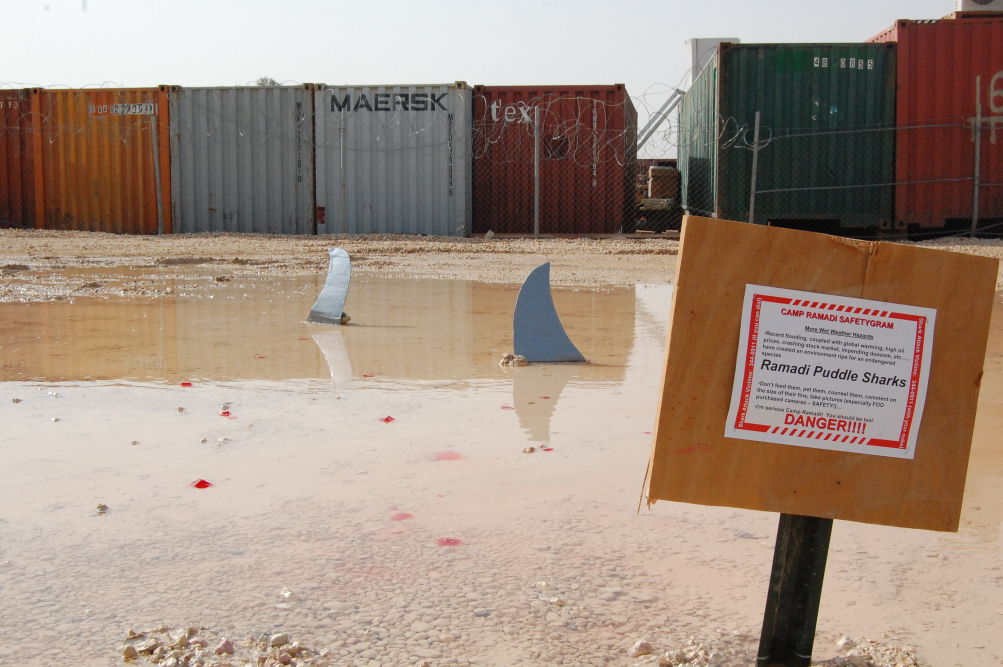
#> input picture IS305 - Scripting for Automation/Code/Demos/Ramadi_Puddle_Sharks_GroundLvl.jpg, 3008 x 2000 px (shown at 1/3 size)
$ python Mod_10_Demo2.py
#> lines starting #> are read from the running program, lines starting #| are printed output that depends on the picture
from PIL import Image

def main():
    # Open the image and set the width and height variables
    image = Image.open("Ramadi_Puddle_Sharks_GroundLvl.jpg")
#> image is the input picture: PIL image 3008x2000 RGB; mean R, G, B 162.3, 143.2, 129.6
    width, height = image.size
#> width = 3008; height = 2000

    # Convert to Greyscale
    grayScaleImg = image.convert('L')
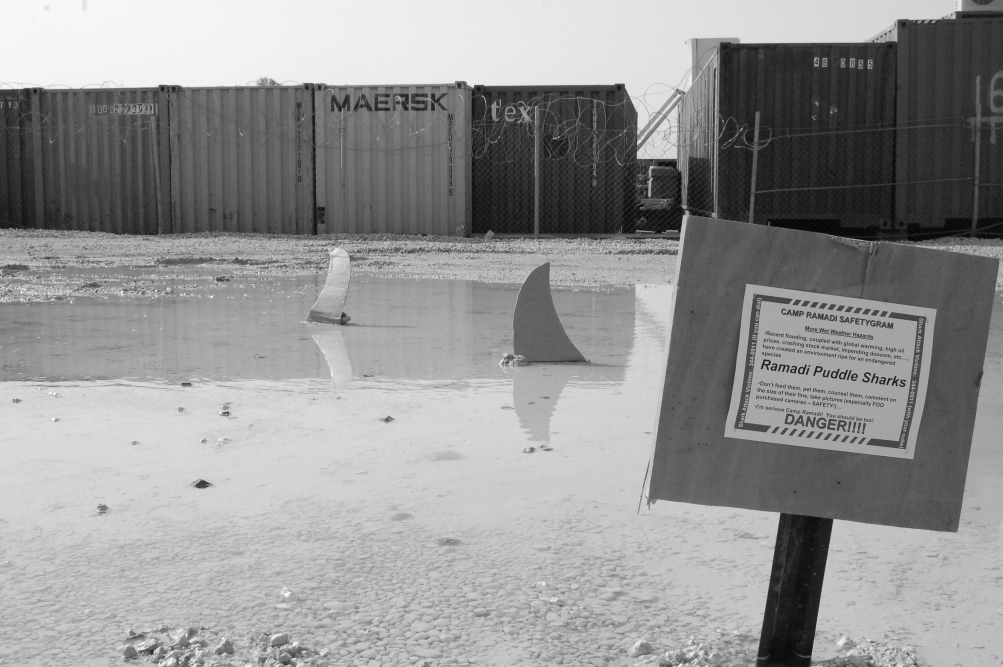
#> grayScaleImg: PIL image 3008x2000 L (shown at 1/3 size); min 2, max 255, mean 147.3

    # Resize to half the images original size
    resizedImg = grayScaleImg.resize((int(grayScaleImg.width / 2), int(grayScaleImg.height / 2)))

    # Save the resized and greyed out image
    resizedImg.save("smallGrayImg.jpg")

    # Let the user know the process is done
    print("Process completed, please see file named smallGrayImg.jpg")

main()

$ run again, with IS302/ORIGINAL HTML CODE FOR SITE CONVERSION/IS300Fall2022-IS300Portfolio/CPhoto.jpg copied over IS305 - Scripting for Automation/Code/Demos/Ramadi_Puddle_Sharks_GroundLvl.jpg
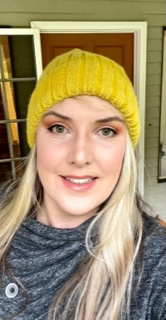
#> input picture IS302/ORIGINAL HTML CODE FOR SITE CONVERSION/IS300Fall2022-IS300Portfolio/CPhoto.jpg, 166 x 320 px
#> in main, image is the input picture: PIL image 166x320 RGB; mean R, G, B 157.1, 140, 104.3
#> in main, `grayScaleImg = image.convert('L')`:
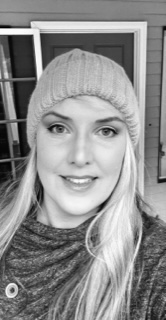
#> grayScaleImg: PIL image 166x320 L; min 1, max 253, mean 141
#> in main, `resizedImg = grayScaleImg.resize((int(grayScaleImg.width / 2), int(gra..`:
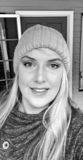
#> resizedImg: PIL image 83x160 L; min 1, max 255, mean 141.1

$ run again, with IS302/ORIGINAL HTML CODE FOR SITE CONVERSION/IS300Fall2022-IS300Portfolio/MPhoto.jpg copied over IS305 - Scripting for Automation/Code/Demos/Ramadi_Puddle_Sharks_GroundLvl.jpg
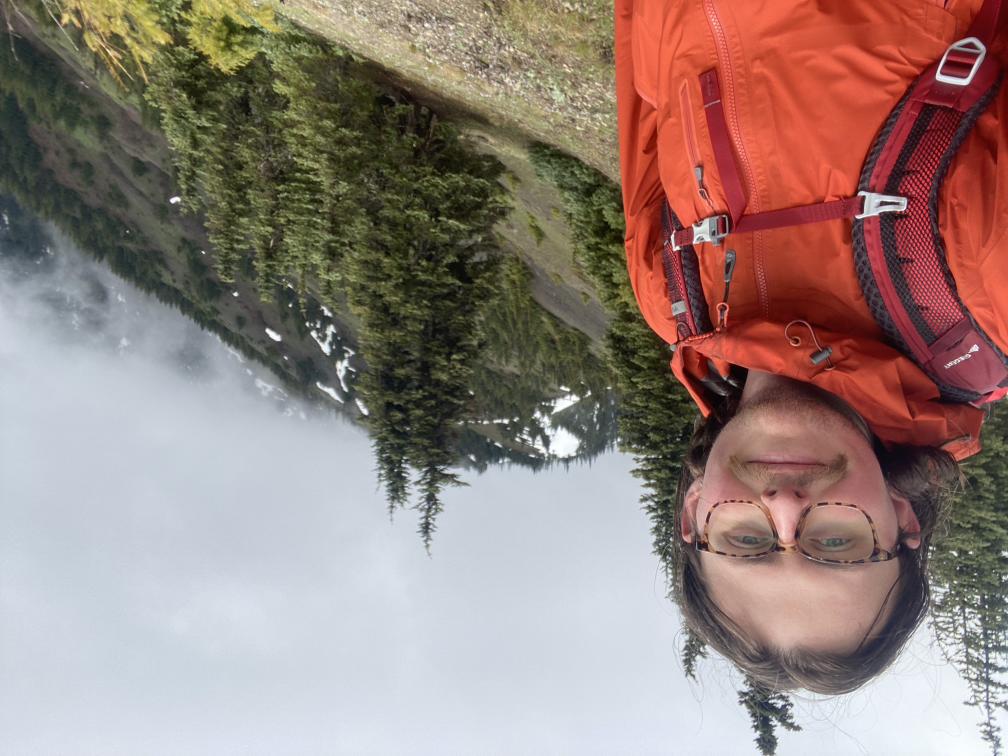
#> input picture IS302/ORIGINAL HTML CODE FOR SITE CONVERSION/IS300Fall2022-IS300Portfolio/MPhoto.jpg, 4032 x 3024 px (shown at 1/4 size)
#> in main, image is the input picture: PIL image 4032x3024 RGB; mean R, G, B 149.5, 129.6, 123.1
#> in main, `grayScaleImg = image.convert('L')`:
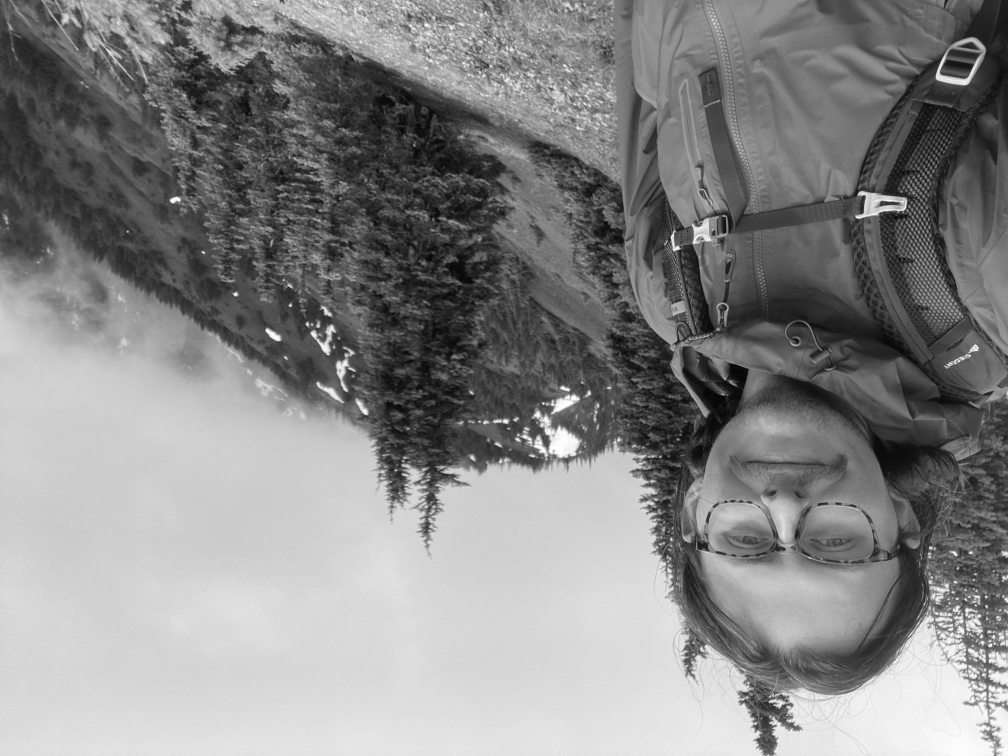
#> grayScaleImg: PIL image 4032x3024 L (shown at 1/4 size); min 1, max 255, mean 134.8
